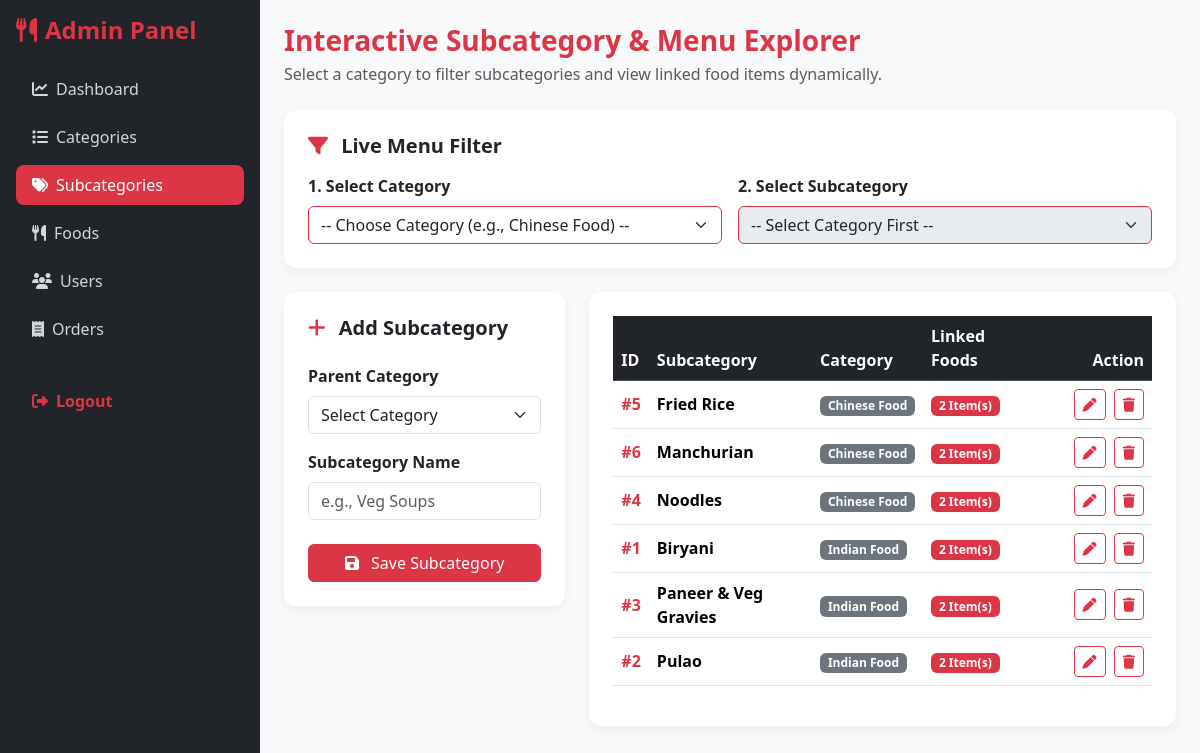
Page /admin/subcategory.php (signed in) on the committed database.
### tables this page shows
CREATE TABLE subcategories (
  id INT AUTO_INCREMENT PRIMARY KEY,
  category_id INT NOT NULL,
  name VARCHAR(100) NOT NULL,
  created_at TIMESTAMP DEFAULT CURRENT_TIMESTAMP,
  FOREIGN KEY (category_id) REFERENCES categories(id) ON DELETE CASCADE
);

CREATE TABLE categories (
  id INT AUTO_INCREMENT PRIMARY KEY,
  name VARCHAR(100) UNIQUE NOT NULL,
  image VARCHAR(255) DEFAULT 'default_category.jpg',
  description TEXT,
  created_at TIMESTAMP DEFAULT CURRENT_TIMESTAMP
);

### admin/subcategory.php (the view, shortened to what this page needs)
<?php
require_once __DIR__ . '/../includes/functions.php';
$edit_subcat = null;
$subcategories_list = $conn->query("
    SELECT s.*, c.name AS category_name, COUNT(f.id) AS food_count
    FROM subcategories s
    JOIN categories c ON s.category_id = c.id
    LEFT JOIN foods f ON s.id = f.subcategory_id
    GROUP BY s.id, c.name
    ORDER BY c.name ASC, s.name ASC
");
?>
<!DOCTYPE html>
<html lang="en">
<head>
    <link href="https://cdn.jsdelivr.net/npm/bootstrap@5.3.2/dist/css/bootstrap.min.css" rel="stylesheet">
    <link rel="stylesheet" href="https://cdnjs.cloudflare.com/ajax/libs/font-awesome/6.4.0/css/all.min.css">
</head>
<body>
<div class="d-flex flex-column flex-md-row">
    <div class="sidebar text-white p-3 position-fixed">
        <h4 class="fw-bold text-danger mb-4 d-flex align-items-center gap-2">
            <i class="fa-solid fa-utensils"></i> Admin Panel
        </h4>
        <ul class="nav nav-pills flex-column gap-2">
            <li><a href="dashboard.php" class="nav-link"><i class="fa-solid fa-chart-line me-2"></i>Dashboard</a></li>
            <li><a href="category.php" class="nav-link"><i class="fa-solid fa-list me-2"></i>Categories</a></li>
            <li><a href="subcategory.php" class="nav-link active"><i class="fa-solid fa-tags me-2"></i>Subcategories</a></li>
            <li><a href="food.php" class="nav-link"><i class="fa-solid fa-utensils me-2"></i>Foods</a></li>
            <li><a href="users.php" class="nav-link"><i class="fa-solid fa-users me-2"></i>Users</a></li>
            <li><a href="orders.php" class="nav-link"><i class="fa-solid fa-receipt me-2"></i>Orders</a></li>
            <li class="mt-4"><a href="logout.php" class="nav-link text-danger fw-semibold"><i class="fa-solid fa-right-from-bracket me-2"></i>Logout</a></li>
        </ul>
    </div>
    <div class="main-content p-4 w-100">
        <h3 class="fw-bold text-danger mb-1">Interactive Subcategory & Menu Explorer</h3>
        <p class="text-muted mb-4">Select a category to filter subcategories and view linked food items dynamically.</p>
        <div class="card p-4 mb-4 bg-white">
            <h5 class="fw-bold mb-3 text-dark"><i class="fa-solid fa-filter text-danger me-2"></i> Live Menu Filter</h5>
            <div class="row g-3">
                <div class="col-md-6">
                    <label class="form-label fw-semibold">1. Select Category</label>
                    <select id="filter_category" class="form-select border-danger">
                        <option value="">-- Choose Category (e.g., Chinese Food) --</option>
                    </select>
                </div>
                <div class="col-md-6">
                    <label class="form-label fw-semibold">2. Select Subcategory</label>
                    <select id="filter_subcategory" class="form-select border-danger" disabled>
                        <option value="">-- Select Category First --</option>
                    </select>
                </div>
            </div>
        </div>
        <div class="row g-4">
            <div class="col-lg-4">
                <div class="card p-4">
                    <h5 class="fw-bold mb-4">
                        <i class="fa-solid <?= $edit_subcat ? 'fa-pen-to-square' : 'fa-plus' ?> text-danger me-2"></i>
                        <?= $edit_subcat ? 'Edit Subcategory' : 'Add Subcategory' ?>
                    </h5>
                    <form method="POST" action="subcategory.php">
                        <div class="mb-3">
                            <label class="form-label fw-semibold">Parent Category</label>
                            <select name="category_id" class="form-select" required>
                                <option value="">Select Category</option>
                            </select>
                        </div>
                        <div class="mb-4">
                            <label class="form-label fw-semibold">Subcategory Name</label>
                            <input type="text" name="name" class="form-control" placeholder="e.g., Veg Soups" value="<?= htmlspecialchars($edit_subcat['name'] ?? '') ?>" required>
                        </div>
                        <button type="submit" name="save_subcategory" class="btn btn-danger w-100">
                            <i class="fa-solid fa-floppy-disk me-2"></i>
                            <?= $edit_subcat ? 'Update Subcategory' : 'Save Subcategory' ?>
                        </button>
                    </form>
                </div>
            </div>
            <div class="col-lg-8">
                <div class="card p-4">
                    <div class="table-responsive">
                        <table class="table table-hover align-middle">
                            <thead class="table-dark">
                                <tr>
                                    <th>ID</th>
                                    <th>Subcategory</th>
                                    <th>Category</th>
                                    <th>Linked Foods</th>
                                    <th class="text-end" width="120">Action</th>
                                </tr>
                            </thead>
                            <tbody>
                                <?php if ($subcategories_list && $subcategories_list->num_rows > 0): ?>
                                    <?php while ($row = $subcategories_list->fetch_assoc()): ?>
                                        <tr>
                                            <td class="fw-bold text-danger">#<?= $row['id']; ?></td>
                                            <td class="fw-semibold"><?= htmlspecialchars($row['name']); ?></td>
                                            <td>
                                                <span class="badge bg-secondary">
                                                    <?= htmlspecialchars($row['category_name']); ?>
                                                </span>
                                            </td>
                                            <td>
                                                <span class="badge bg-danger">
                                                    <?= (int)$row['food_count']; ?> Item(s)
                                                </span>
                                            </td>
                                            <td class="text-end">
                                                <a href="subcategory.php?edit=<?= $row['id']; ?>" class="btn btn-outline-danger btn-sm me-1" title="Edit">
                                                    <i class="fa-solid fa-pen"></i>
                                                </a>
                                                <a href="subcategory.php?delete=<?= $row['id']; ?>" onclick="return confirm('Are you sure you want to delete this subcategory?')" class="btn btn-outline-danger btn-sm" title="Delete">
                                                    <i class="fa-solid fa-trash"></i>
                                                </a>
                                            </td>
                                        </tr>
                                    <?php endwhile; ?>
                                <?php endif; ?>
                            </tbody>
                        </table>
                    </div>
                </div>
            </div>
        </div>
    </div>
</div>
</body>
</html>

### admin/subcategory.php (style rules this page uses)
body { background-color: #f8f9fa; }
.sidebar { min-height: 100vh; width: 260px; background-color: #212529; }
.main-content { margin-left: 260px; }
.card { border: none; border-radius: 12px; box-shadow: 0 4px 12px rgba(0,0,0,0.05); }
.nav-link { color: #cfd8dc; font-weight: 500; }
.nav-link:hover, .nav-link.active { color: #ffffff; background-color: #dc3545 !important; border-radius: 8px; }

### rows in the picture
subcategories: id "5", name "Fried Rice", category.name "Chinese Food", food_count "2"
subcategories: id "6", name "Manchurian", category.name "Chinese Food", food_count "2"
subcategories: id "4", name "Noodles", category.name "Chinese Food", food_count "2"
subcategories: id "1", name "Biryani", category.name "Indian Food", food_count "2"
subcategories: id "3", name "Paneer & Veg Gravies", category.name "Indian Food", food_count "2"
subcategories: id "2", name "Pulao", category.name "Indian Food", food_count "2"
